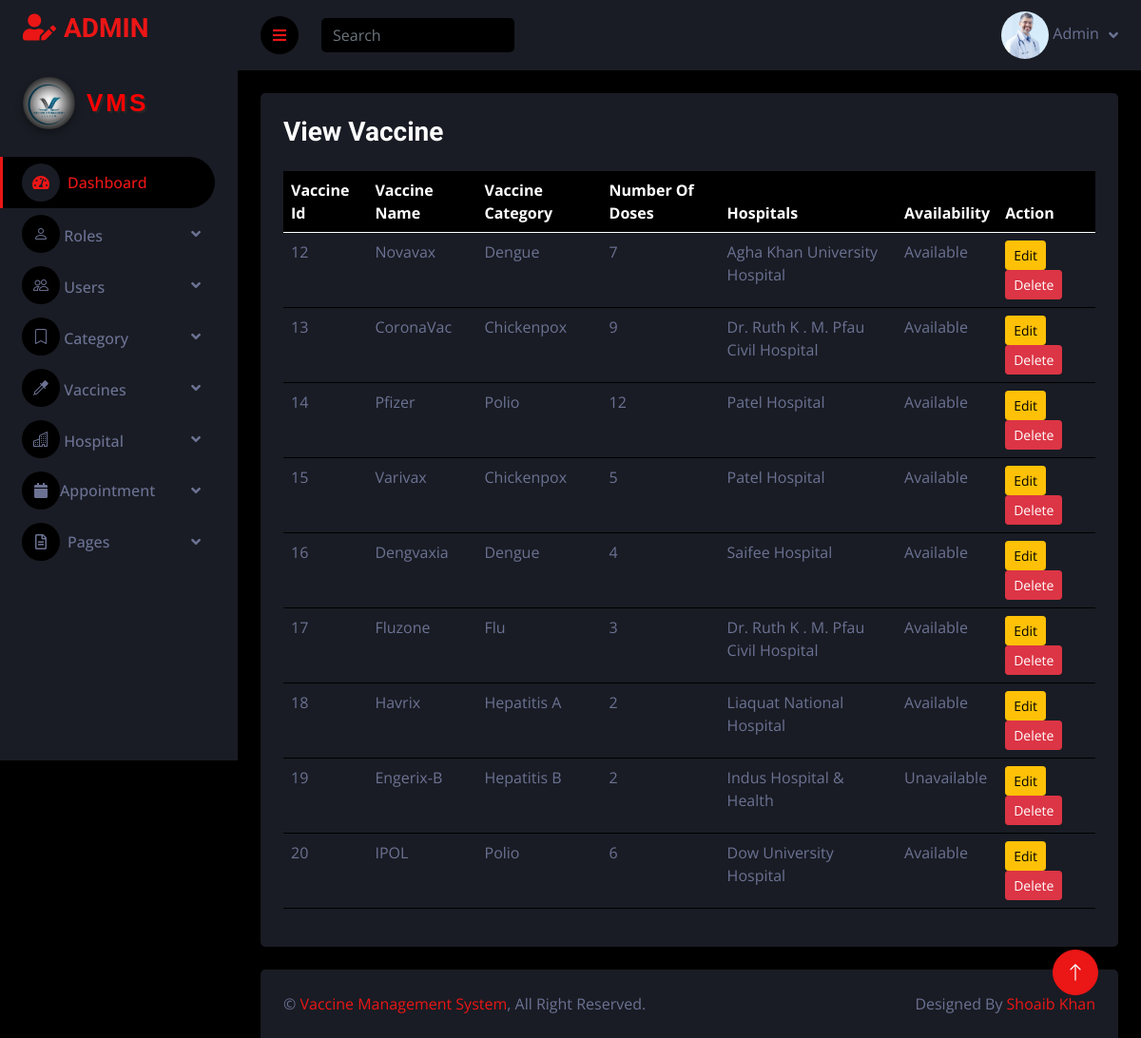
The app's page /admin/view_vaccine.php (signed in) with its own data.
### tables this page shows
CREATE TABLE `users` (
  `user_id` int(11) NOT NULL,
  `name` varchar(50) NOT NULL,
  `email` varchar(100) NOT NULL,
  `password` varchar(255) NOT NULL,
  `profile_picture` varchar(255) NOT NULL,
  `role_id` int(11) NOT NULL
);

CREATE TABLE `vaccines` (
  `vaccine_id` int(11) NOT NULL,
  `vaccine_name` varchar(100) NOT NULL,
  `vaccine_type` varchar(50) NOT NULL,
  `category_id` int(11) NOT NULL,
  `number_of_doses` int(11) NOT NULL,
  `availability` enum('Available','Unavailable') NOT NULL,
  `hospital_id` int(11) DEFAULT NULL
);

CREATE TABLE `categories` (
  `category_id` int(11) NOT NULL,
  `category_name` varchar(255) NOT NULL,
  `category_description` varchar(255) NOT NULL
);

CREATE TABLE `hospitals` (
  `hospital_id` int(11) NOT NULL,
  `hospital_name` varchar(255) NOT NULL,
  `location` varchar(255) NOT NULL,
  `contact` varchar(20) NOT NULL,
  `details` text DEFAULT NULL,
  `image` varchar(255) DEFAULT NULL
);

### admin/view_vaccine.php (the view)
<?php
include 'header.php';
include 'db.php';
$sql = "SELECT v.vaccine_id, v.vaccine_name, v.vaccine_type, v.number_of_doses, v.availability, c.category_name, h.hospital_name
        FROM vaccines v
        JOIN categories c ON v.category_id = c.category_id
        JOIN hospitals h ON v.hospital_id = h.hospital_id";
$result = mysqli_query($conn, $sql);
?>
<div class="container-fluid pt-4 px-4">
    <div class="row g-12">
        <div class="col-sm-12 col-xl-12">
            <div class="bg-secondary rounded h-100 p-4">
                <h3 class="mb-4">View Vaccine</h3>
                <table class="table">
                    <thead>
                        <tr>
                            <th scope="col" style="background: black; color: white">Vaccine Id</th>
                            <th scope="col" style="background: black; color: white">Vaccine Name</th>
                            <th scope="col" style="background: black; color: white">Vaccine Category</th>
                            <th scope="col" style="background: black; color: white">Number Of Doses</th>
                            <th scope="col" style="background: black; color: white">Hospitals</th>
                            <th scope="col" style="background: black; color: white">Availability</th>
                            <th scope="col" style="background: black; color: white">Action</th>
                        </tr>
                    </thead>
                    <tbody>
                        <?php
                        if(mysqli_num_rows($result) > 0) {
                            while ($row = mysqli_fetch_assoc($result)) {
                                ?>
                        <tr>
                            <td><?php echo $row['vaccine_id']; ?></td>
                            <td><?php echo $row['vaccine_name']; ?></td>
                            <td><?php echo $row['category_name']; ?></td>
                            <td><?php echo $row['number_of_doses']; ?></td>
                            <td><?php echo $row['hospital_name']; ?></td>
                            <td><?php echo $row['availability']; ?></td>
                            <td>
                                <a href="edit_vaccine.php?vaccine_id=<?php echo $row['vaccine_id']; ?>" class="btn btn-warning btn-sm">Edit</a>
                                <a href="delete_vaccine.php?vaccine_id=<?php echo $row['vaccine_id']; ?>" class="btn btn-danger btn-sm" onclick="return confirm('Are you sure you want to delete this vaccine?');">Delete</a>
                            </td>
                        </tr>
                         <?php
                            }
                        }
                        else {
                            echo "<tr><td colspan='7'>No vaccines found</td></tr>";
                        }
                        ?>
                    </tbody>
                </table>
            </div>
        </div>
    </div>
</div>
<?php include 'footer.php'; ?>

### admin/header.php (shortened to what this page needs)
<?php
include 'db.php';
$user_id = $_SESSION['user_id'];
$sql = "SELECT profile_picture FROM users WHERE user_id = $user_id";
$result = mysqli_query($conn, $sql);
if ($result && mysqli_num_rows($result) > 0) {
    $row = mysqli_fetch_assoc($result);
    $profile_picture = $row['profile_picture'];
} else {
    $profile_picture = null;
}
?>
<!DOCTYPE html>
<html lang="en">
<head>
    <link href="https://cdnjs.cloudflare.com/ajax/libs/font-awesome/5.10.0/css/all.min.css" rel="stylesheet">
    <link href="https://cdn.jsdelivr.net/npm/bootstrap-icons@1.4.1/font/bootstrap-icons.css" rel="stylesheet">
    <link href="lib/owlcarousel/assets/owl.carousel.min.css" rel="stylesheet">
    <link href="lib/tempusdominus/css/tempusdominus-bootstrap-4.min.css" rel="stylesheet" />
    <link href="css/bootstrap.min.css" rel="stylesheet">
    <link href="css/style.css" rel="stylesheet">
</head>
<body>
    <div class="container-fluid position-relative d-flex p-0">
        <div class="sidebar pe-4 pb-3">
            <nav class="navbar bg-secondary navbar-dark">
                <a href="admin_dashboard.php" class="navbar-brand mx-4 mb-3">
                    <h3 class="text-primary"><i class="fa fa-user-edit me-2"></i>ADMIN</h3>
                </a>
                <a href="admin_dashboard.php" class="navbar-brand mx-4 mb-3">
                <h3 class="text-primary"
    style="display: flex; align-items: center; font-size: 26px; font-family: 'Poppins', sans-serif;">
    <img src="uploads-images/Vaccine Management1.png"
         alt="VMS Logo"
         style="width: 55px; height: 55px; object-fit: cover; border-radius: 50%;
                margin-right: 12px; box-shadow: 0px 4px 8px rgba(0, 0, 0, 0.3);">
    <span style="color: red; text-transform: uppercase; letter-spacing: 3px;
                 text-shadow: 2px 2px 2px rgb(41, 41, 41);">VMS</span></h3>
                </a>
                <div class="navbar-nav w-100">
                    <a href="admin_dashboard.php" class="nav-item nav-link active"><i class="fa fa-tachometer-alt me-2"></i>Dashboard</a>
                    <div class="nav-item dropdown">
                        <a href="#" class="nav-link dropdown-toggle" data-bs-toggle="dropdown"><i class="bi bi-person"></i> Roles</a>
                    </div>
                    <div class="nav-item dropdown">
                        <a href="#" class="nav-link dropdown-toggle" data-bs-toggle="dropdown"><i class="bi bi-people"></i> Users</a>
                    </div>
                    <div class="nav-item dropdown">
                        <a href="#" class="nav-link dropdown-toggle" data-bs-toggle="dropdown"><i class="bi bi-bookmark"></i> Category</a>
                    </div>
                    <div class="nav-item dropdown">
                        <a href="#" class="nav-link dropdown-toggle" data-bs-toggle="dropdown"><i class="bi bi-eyedropper"></i> Vaccines</a>
                    </div>
                    <div class="nav-item dropdown">
                        <a href="#" class="nav-link dropdown-toggle" data-bs-toggle="dropdown"><i class="bi bi-building"></i> Hospital</a>
                    </div>
                    <div class="nav-item dropdown">
                        <a href="#" class="nav-link dropdown-toggle" data-bs-toggle="dropdown"><i class="fa fa-calendar"></i>Appointment</a>
                    </div>
                    <div class="nav-item dropdown">
                        <a href="#" class="nav-link dropdown-toggle" data-bs-toggle="dropdown"><i class="far fa-file-alt me-2"></i>Pages</a>
                    </div>
                </div>
            </nav>
        </div>
        <div class="content">
            <nav class="navbar navbar-expand bg-secondary navbar-dark sticky-top px-4 py-0">
                <a href="#" class="sidebar-toggler flex-shrink-0">
                    <i class="fa fa-bars"></i>
                </a>
                <form class="d-none d-md-flex ms-4">
                    <input class="form-control bg-dark border-0" type="search" placeholder="Search">
                </form>
                <div class="navbar-nav align-items-center ms-auto">
                    <div class="nav-item dropdown">
                    <a href="#" class="nav-link dropdown-toggle" data-bs-toggle="dropdown">
                    <?php if (!empty($profile_picture)) { ?>
            <img src="uploads-images/<?php echo htmlspecialchars($profile_picture); ?>" alt="Profile Picture" style="width: 50px; height: 50px; border-radius: 50%;">
        <?php } else { ?>
            <p>No profile picture available.</p>
        <?php } ?>
        <span class="d-none d-lg-inline-flex"><?php echo htmlspecialchars($_SESSION['name']); ?></span>
    </a>
                    </div>
                </div>
            </nav>

### admin/css/style.css (style rules this page uses)
:root { --primary: #EB1616; --secondary: #191C24; --light: #6C7293; --dark: #000000; }
.btn { transition: .5s; }
.sidebar { position: fixed; top: 0; left: 0; bottom: 0; width: 250px; height: 100vh; overflow-y: auto; background: var(--secondary); transition: 0.5s; z-index: 999; }
.content { margin-left: 250px; min-height: 100vh; background: var(--dark); transition: 0.5s; }
@media (min-width: 992px) { .sidebar { margin-left: 0; } }
@media (min-width: 992px) { .content { width: calc(100% - 250px); } }
.sidebar .navbar .navbar-nav .nav-link { padding: 7px 20px; color: var(--light); font-weight: 500; border-left: 3px solid var(--secondary); border-radius: 0 30px 30px 0; outline: none; }
.sidebar .navbar .navbar-nav .nav-link:hover, .sidebar .navbar .navbar-nav .nav-link.active { color: var(--primary); background: var(--dark); border-color: var(--primary); }
.sidebar .navbar .navbar-nav .nav-link i { width: 40px; height: 40px; display: inline-flex; align-items: center; justify-content: center; background: var(--dark); border-radius: 40px; }
.sidebar .navbar .navbar-nav .nav-link:hover i, .sidebar .navbar .navbar-nav .nav-link.active i { background: var(--secondary); }
.sidebar .navbar .dropdown-toggle::after { position: absolute; top: 15px; right: 15px; border: none; content: "\f107"; font-family: "Font Awesome 5 Free"; font-weight: 900; transition: .5s; }
.content .navbar .navbar-nav .nav-link { margin-left: 25px; padding: 12px 0; color: var(--light); outline: none; }
.content .navbar .sidebar-toggler, .content .navbar .navbar-nav .nav-link i { width: 40px; height: 40px; display: inline-flex; align-items: center; justify-content: center; background: var(--dark); border-radius: 40px; }
.content .navbar .dropdown-toggle::after { margin-left: 6px; vertical-align: middle; border: none; content: "\f107"; font-family: "Font Awesome 5 Free"; font-weight: 900; transition: .5s; }

### records on screen
users: profile_picture (picture)
vaccines: vaccine_id "12", vaccine_name "Novavax", category.category_name "Dengue", number_of_doses "7", hospital.hospital_name "Agha Khan University Hospital", availability "Available"
vaccines: vaccine_id "13", vaccine_name "CoronaVac", category.category_name "Chickenpox", number_of_doses "9", hospital.hospital_name "Dr. Ruth K . M. Pfau Civil Hospital", availability "Available"
vaccines: vaccine_id "14", vaccine_name "Pfizer", category.category_name "Polio", number_of_doses "12", hospital.hospital_name "Patel Hospital", availability "Available"
vaccines: vaccine_id "15", vaccine_name "Varivax", category.category_name "Chickenpox", number_of_doses "5", hospital.hospital_name "Patel Hospital", availability "Available"
vaccines: vaccine_id "16", vaccine_name "Dengvaxia", category.category_name "Dengue", number_of_doses "4", hospital.hospital_name "Saifee Hospital", availability "Available"
vaccines: vaccine_id "17", vaccine_name "Fluzone", category.category_name "Flu", number_of_doses "3", hospital.hospital_name "Dr. Ruth K . M. Pfau Civil Hospital", availability "Available"
vaccines: vaccine_id "18", vaccine_name "Havrix", category.category_name "Hepatitis A", number_of_doses "2", hospital.hospital_name "Liaquat National Hospital", availability "Available"
vaccines: vaccine_id "19", vaccine_name "Engerix-B", category.category_name "Hepatitis B", number_of_doses "2", hospital.hospital_name "Indus Hospital & Health", availability "Unavailable"
vaccines: vaccine_id "20", vaccine_name "IPOL", category.category_name "Polio", number_of_doses "6", hospital.hospital_name "Dow University Hospital", availability "Available"

### other values on screen
$_SESSION['name'] "Admin"
